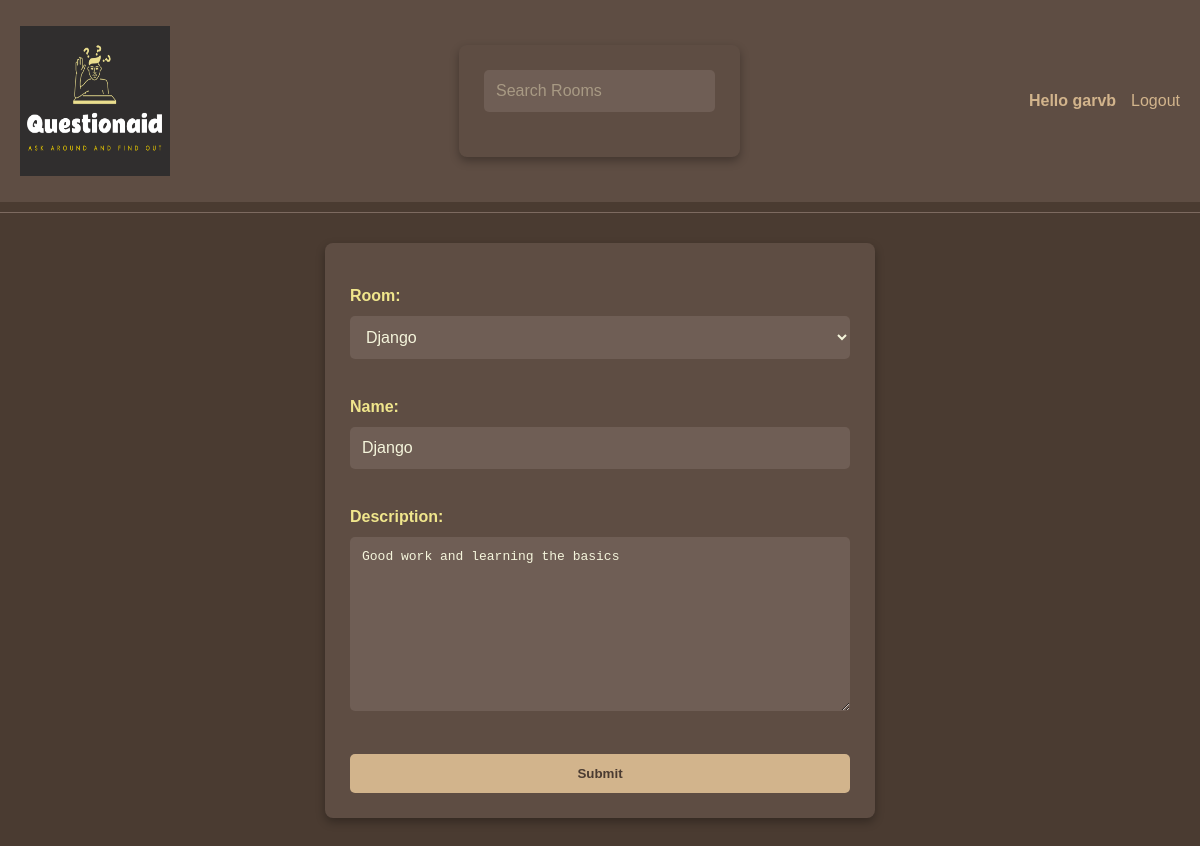
The page /update_room/1/ (signed in) on the database its author committed.
### base/models.py (models this page shows, shortened)
class Topic(models.Model):
    host=models.ForeignKey(User, on_delete=models.SET_NULL,null=True)
    room= models.ForeignKey(Room, on_delete=models.SET_NULL, null=True)
    name=models.CharField(max_length=40)
    description=models.TextField(null=True, blank=True)
    participants=models.ManyToManyField(User,related_name='participants', blank=True)
    updated =models.DateTimeField(auto_now=True)
    created=models.DateTimeField(auto_now_add=True)
    class Meta:
        ordering = ['created','updated']

class Room(models.Model):
    name= models.CharField(max_length=100)
    def __str__(self) -> str:
        return self.name

### base/views.py (the view)
# urls.py: path('update_room/<str:pk>/', views.update_Topic, name="update_room"),
@login_required(login_url='login')
def update_Topic(request,pk):
    topic=Topic.objects.get(id=pk)
    form=TopicForm(instance=topic)
    if request.user!= topic.host :
        return HttpResponse("You are not the creator of this room!")
    if(request.method=='POST'):
        form=TopicForm(request.POST, instance=topic)
        if form.is_valid():
            form.save()
            return redirect('home')
    context={'form':form}
    return render(request, 'base/room_form.html',context)

### base/forms.py
class TopicForm(ModelForm):
    class Meta:
        model = Topic
        fields = '__all__'
        exclude=['host', 'participants']

### base/templates/base/room_form.html (shortened to what this page needs)
{% extends 'main.html' %}
{% block content%}
<div>
    <form method="post" action="">
        {{form.as_p}}
        <input type="submit" value ="Submit"/>
    </form>
</div>
{%endblock content%}

### templates/navbar.html
{% load static %}
<div class="navbar">
    <a href="/" class="navbar-logo">
        <h1><img src="{% static 'images/logo.png'%}" class="resized-image"></h1>
    </a>
    <form method="GET" action="{% url 'home' %}" class="search-form">
        <input type="text" name="q" placeholder="Search Rooms" class="search-input" />
    </form>
    <div class="auth-links">
        {% if request.user.is_authenticated %}
        <p><strong>Hello {{request.user}}</strong></p>
        <a href="{% url 'logout' %}">Logout</a>
        {% else %}
        <p><strong>Welcome Guest</strong></p>
        <a href="{% url 'login' %}">Login</a>
        {% endif %}
    </div>
</div>
<hr class="navbar-separator">

### static/styles/main.css (style rules this page uses)
body { font-family: sans-serif; margin: 0; padding: 0; width: 100%; background-color: #4a3b31; color: #f5f5dc; line-height: 1.5; text-align: left; }
a { color: #d2b48c; text-decoration: none; transition: color 0.3s ease; }
h1, h2, h3, h4 { color: #f0e68c; margin-top: 0; margin-bottom: 15px; }
.navbar { display: grid; grid-template-columns: auto 1fr auto; align-items: center; padding: 15px 20px; background-color: #5e4d43; color: #f0e68c; }
.navbar-logo h1 { margin: 0; font-size: 1.5em; text-align: center; }
.search-form { display: flex; justify-content: center; }
.search-input { background-color: #6f5e55; color: #f5f5dc; border: none; border-radius: 5px; padding: 10px 15px; width: 100%; max-width: 600px; box-sizing: border-box; }
.search-input::placeholder { color: #a89a84; }
.auth-links { display: flex; justify-content: flex-end; align-items: center; gap: 15px; }
.auth-links p, .auth-links a { color: #d2b48c; margin: 0; }
.navbar-separator { border: none; height: 1px; background-color: #7d6a60; margin: 10px 0; }
form { background-color: #5e4d43; padding: 25px; border-radius: 8px; max-width: 500px; margin: 30px auto; color: #f5f5dc; box-shadow: 0 4px 10px rgba(0, 0, 0, 0.3); }
form label { display: block; margin-bottom: 8px; font-weight: bold; color: #f0e68c; }
form input[type="text"], form input[type="email"], form input[type="password"], form textarea, form select { width: 100%; padding: 12px; margin-bottom: 20px; border: none; border-radius: 5px; background-color: #6f5e55; color: #f5f5dc; font-size: 1em; box-sizing: border-box; }
form textarea { min-height: 120px; resize: vertical; }
form input[type="submit"] { background-color: #d2b48c; color: #4a3b31; border: none; padding: 12px 24px; font-weight: bold; border-radius: 5px; cursor: pointer; display: block; width: 100%; transition: background-color 0.3s; }
.resized-image { width: 150px; height: 150px; display: block; margin: 0 auto; }

### rows shown on the page
Topic: room "Django", description "Good work and learning the basics"
Room: name "Django"

### other values the page prints
{{ request.user }} "garvb"
